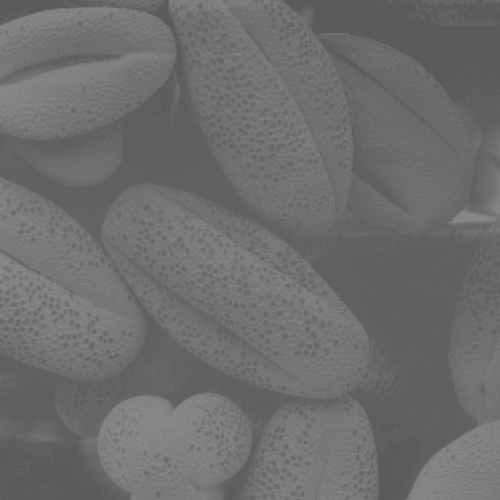
#> input picture q3/Q_1_1.tif, 500 x 500 px
$ python histEqua.py   (older library calls are emulated)
#> lines starting #> are read from the running program, lines starting #| are printed output that depends on the picture
# -*- coding: utf-8 -*-

from PIL import Image
# from PIL.Image import core as _imaging
from pylab import *

# get image
im = array(Image.open('Q_1_1.tif').convert('L'))   # also Q_1_2.tif
#> im is the input picture: shape (500, 500); min 91, max 138, mean 109.1

# hist(im.flatten(),256)

imhist,bins = histogram(im.flatten(),256,normed=True)
#> imhist = 256 values, max 0.416 at index 27, min 0 at index 1, mean 0.0213; bins = 257 values from 91 to 138

cdf = imhist.cumsum()
#> cdf = 256 values from 0.381 to 5.45

cdf = cdf*255/cdf[-1]
#> cdf = 256 values from 17.85 to 255


im2 = interp(im.flatten(),bins[:256],cdf)

im2 = im2.reshape(im.shape)
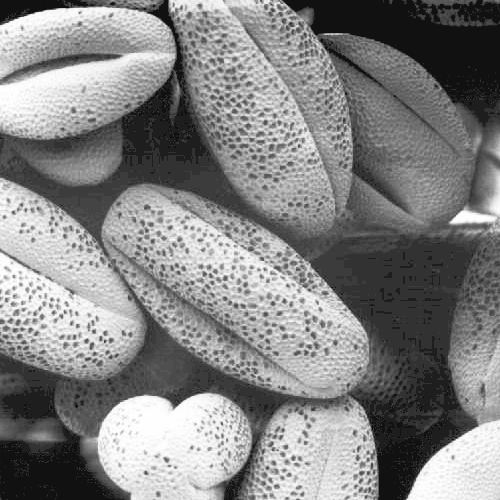
#> im2: shape (500, 500) float64; min 17.85, max 255, mean 131.9


# hist(im2.flatten(),256)

gray()

subplot(121)
imshow(im)

subplot(122)
imshow(im2)

show()
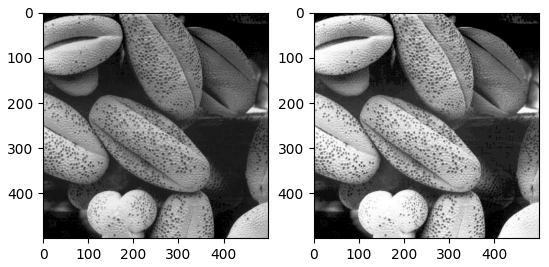
#> figure drawn by matplotlib, 2 panels
